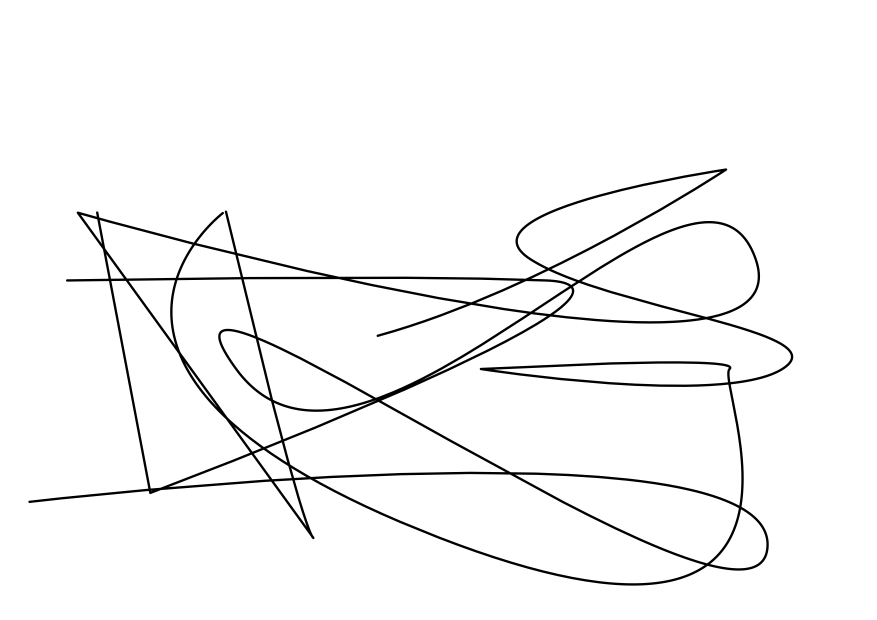
#> input picture assinatura.png, 3508 x 2480 px, found by its file name (shown at 1/4 size)
$ python process_signature.py
#> lines starting #> are read from the running program, lines starting #| are printed output that depends on the picture
import sys
from PIL import Image, ImageChops

def clean_signature(input_path, output_path):
    # Abrir e converter para RGBA
#> called with input_path = '../assinatura.png', output_path = 'assinatura_limpa.png'
    try:
        img = Image.open(input_path).convert("RGBA")
    except Exception as e:
        print(f"Erro ao abrir {input_path}: {e}")
        return False

    datas = img.getdata()
    newData = []
    # Tolerância para o branco
    for item in datas:
        # Pega pixels que são muito claros (perto do branco) e os torna transparentes
        if item[0] > 200 and item[1] > 200 and item[2] > 200:
            newData.append((255, 255, 255, 0))
        else:
            newData.append(item)
#> after the loop, newData = 8699840 items

    img.putdata(newData)

    # Recortar o excesso de borda (bounding box da parte não transparente)
    bg = Image.new(img.mode, img.size, (255,255,255,0))
    diff = ImageChops.difference(img, bg)
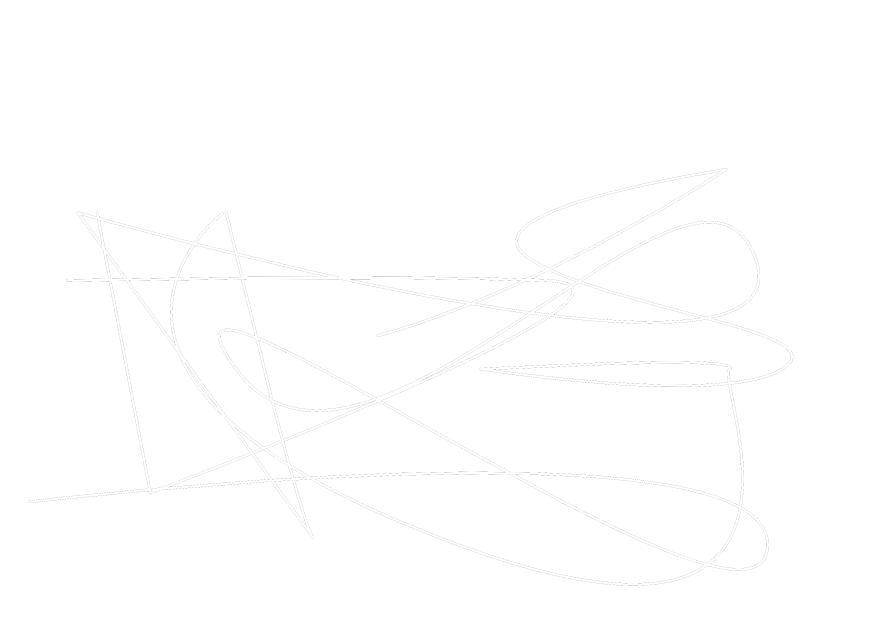
#> diff: PIL image 3508x2480 RGBA (shown at 1/4 size); mean R, G, B, A 7.8, 7.8, 7.8, 8.2; transparent parts drawn white
    bbox = diff.getbbox()
#> bbox = (113, 673, 3173, 2343)
    if bbox:
        img = img.crop(bbox)
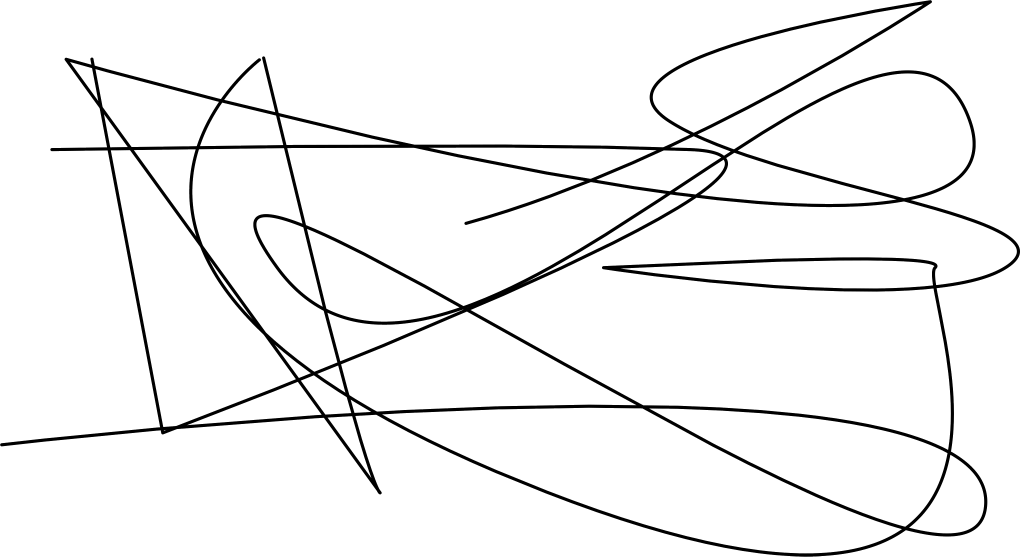
#> img: PIL image 3060x1670 RGBA (shown at 1/3 size); mean R, G, B, A 241.8, 241.8, 241.8, 14; transparent parts drawn white

    img.save(output_path, "PNG")
    print(f"Assinatura processada salva em {output_path}")
    return True

if clean_signature("../assinatura.png", "assinatura_limpa.png"):
    # Gerar Mocks com ReportLab
    from reportlab.pdfgen import canvas
    from reportlab.lib.pagesizes import A4
    from reportlab.lib.colors import HexColor
    from reportlab.lib.units import cm

#> (the run stopped early here; a loop or call above may not have finished)
